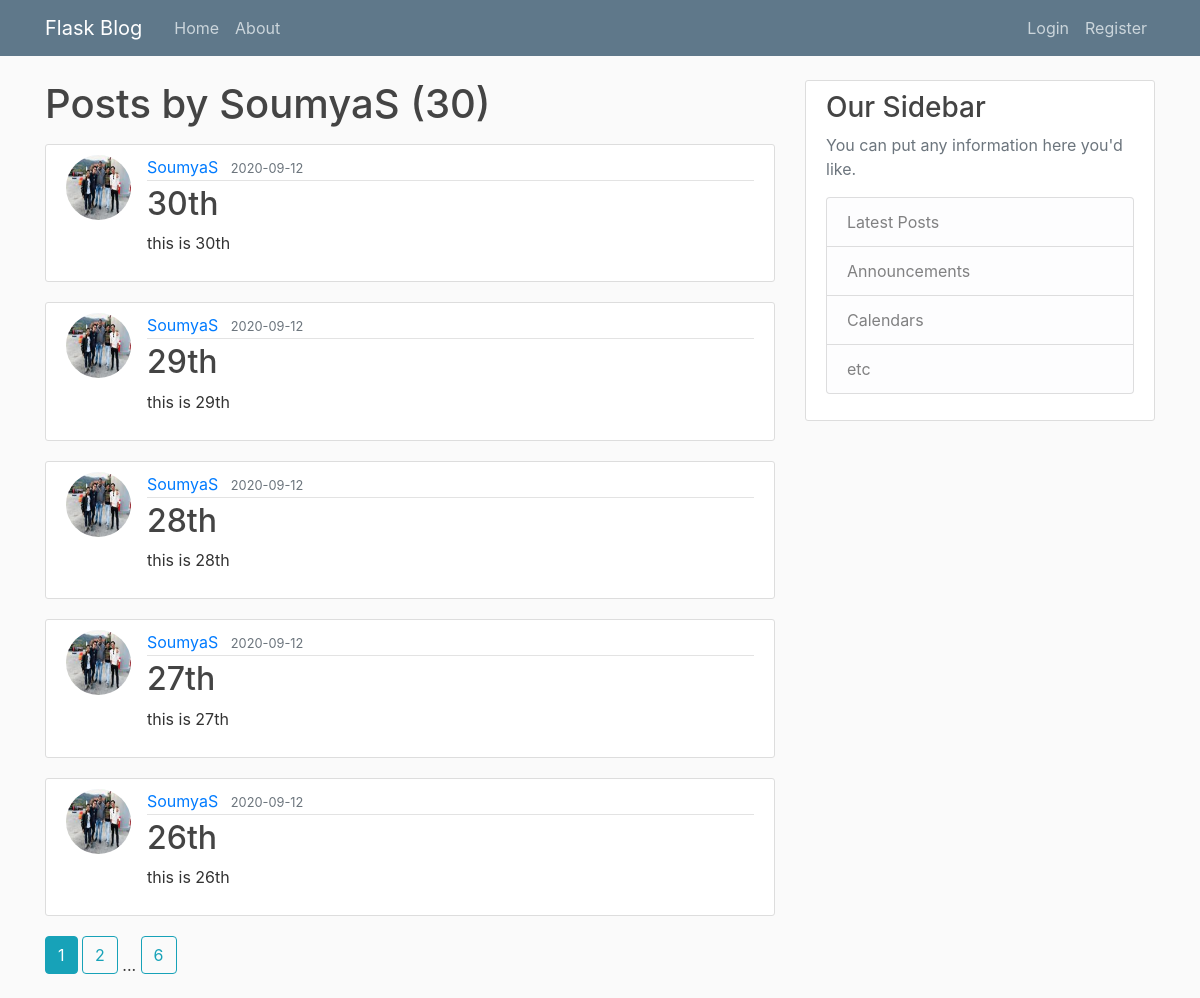
The app's page /user/SoumyaS with its own data.
### flaskblog/models.py (models this page shows, shortened)
class User(db.Model, UserMixin):
    id = db.Column(db.Integer, primary_key=True)
    username = db.Column(db.String(20), unique=True, nullable=False)
    email = db.Column(db.String(120), unique=True, nullable=False)
    password = db.Column(db.String(60), nullable=False)
    image_file = db.Column(db.String(20), nullable=False, default='default.jpg')
    posts = db.relationship('Post', backref='author', lazy=True)

class Post(db.Model):
    id = db.Column(db.Integer, primary_key=True)
    title = db.Column(db.String(100), nullable=False)
    date_posted = db.Column(db.DateTime, nullable=False, default=datetime.utcnow)
    content = db.Column(db.Text, nullable=False)
    user_id = db.Column(db.Integer, db.ForeignKey('user.id'), nullable=False)

### flaskblog/routes.py (the view)
@app.route('/user/<string:username>')
def user_posts(username):
    page = request.args.get('page', 1, type=int)
    user = User.query.filter_by(username=username).first_or_404()
    posts = Post.query.filter_by(author=user)\
        .order_by(Post.date_posted.desc())\
        .paginate(page=page,per_page=5)
    return render_template('user_posts.html', posts=posts, user=user)

### flaskblog/templates/user_posts.html
{% extends "layout.html" %}
{%  block content %}
    <h1 class="mb-3">Posts by {{ user.username }} ({{ posts.total }})</h1>
    {% for post in posts.items %}
      <article class="media content-section">
        <img class="rounded-circle article-img" src="{{ url_for('static', filename='profile_pics/' + post.author.image_file) }}" alt="">
        <div class="media-body">
          <div class="article-metadata">
            <a class="mr-2" href="{{ url_for('user_posts', username=post.author.username) }}">{{ post.author.username }}</a>
            <small class="text-muted">{{ post.date_posted.strftime('%Y-%m-%d') }}</small>
          </div>
          <h2><a class="article-title" href="{{ url_for('post', post_id=post.id) }}">{{ post.title }}</a></h2>
          <p class="article-content">{{ post.content }}</p>
        </div>
      </article>
    {% endfor %}
    {% for page_num in posts.iter_pages(left_edge=1, right_edge=1, left_current=1, right_current=2) %}
      {% if page_num %}
        {% if posts.page == page_num %}
        <a class="btn btn-info mb-4" href="{{ url_for('user_posts', username=user.username, page=page_num) }}">{{ page_num }}</a>
        {% else %}
          <a class="btn btn-outline-info mb-4" href="{{ url_for('user_posts', username=user.username, page=page_num) }}">{{ page_num }}</a>
        {% endif %}
      {% else %}
        ...
      {% endif %}
    {% endfor %}
{% endblock content %}

### flaskblog/templates/layout.html (shortened to what this page needs)
<!DOCTYPE html>
<html lang="en">
<head>
    <link rel="stylesheet" href="https://maxcdn.bootstrapcdn.com/bootstrap/4.0.0/css/bootstrap.min.css"
 />
    <link rel="stylesheet" type="text/css" href="{{ url_for('static', filename='main.css') }}">
</head>
<body>
    <header class="site-header">
        <nav class="navbar navbar-expand-md navbar-dark bg-steel fixed-top">
            <div class="container">
                <a class="navbar-brand mr-4" href="/">Flask Blog</a>
                <div class="collapse navbar-collapse" id="navbarToggle">
                    <div class="navbar-nav mr-auto">
                        <a class="nav-item nav-link" href="{{ url_for('home') }}">Home</a>
                        <a class="nav-item nav-link" href="{{ url_for('about') }}">About</a>
                    </div>
                    <div class="navbar-nav">
                      {% if current_user.is_authenticated %}
                      <a class="nav-item nav-link" href="{{ url_for('new_post') }}">New Post</a>
                      <a class="nav-item nav-link" href="{{ url_for('account') }}">Account</a>
                      <a class="nav-item nav-link" href="{{ url_for('logout') }}">Logout</a>
                      {% else %}
                        <a class="nav-item nav-link" href="{{ url_for('login') }}">Login</a>
                        <a class="nav-item nav-link" href="{{ url_for('register') }}">Register</a>
                      {% endif %}
                    </div>
                </div>
            </div>
        </nav>
    </header>
    <main role="main" class="container">
        <div class="row">
          <div class="col-md-8">
            {% block content %}{% endblock %}
          </div>
          <div class="col-md-4">
            <div class="content-section">
              <h3>Our Sidebar</h3>
              <p class='text-muted'>You can put any information here you'd like.
                <ul class="list-group">
                  <li class="list-group-item list-group-item-light">Latest Posts</li>
                  <li class="list-group-item list-group-item-light">Announcements</li>
                  <li class="list-group-item list-group-item-light">Calendars</li>
                  <li class="list-group-item list-group-item-light">etc</li>
                </ul>
              </p>
            </div>
          </div>
        </div>
      </main>
</body>
</html>

### flaskblog/static/main.css (style rules this page uses)
body { background: #fafafa; color: #333333; margin-top: 5rem; }
h1, h2, h3, h4, h5, h6 { color: #444444; }
.bg-steel { background-color: #5f788a; }
.site-header .navbar-nav .nav-link { color: #cbd5db; }
.content-section { background: #ffffff; padding: 10px 20px; border: 1px solid #dddddd; border-radius: 3px; margin-bottom: 20px; }
.article-title { color: #444444; }
.article-content { white-space: pre-line; }
.article-img { height: 65px; width: 65px; margin-right: 16px; }
.article-metadata { padding-bottom: 1px; margin-bottom: 4px; border-bottom: 1px solid #e3e3e3; }

### records on screen
User: username "SoumyaS"
Post: image_file (picture), author.username "SoumyaS", date_posted "2020-09-12", title "30th", content "this is 30th"
Post: image_file (picture), author.username "SoumyaS", date_posted "2020-09-12", title "29th", content "this is 29th"
Post: image_file (picture), author.username "SoumyaS", date_posted "2020-09-12", title "28th", content "this is 28th"
Post: image_file (picture), author.username "SoumyaS", date_posted "2020-09-12", title "27th", content "this is 27th"
Post: image_file (picture), author.username "SoumyaS", date_posted "2020-09-12", title "26th", content "this is 26th"

### other values on screen
{{ posts.total }} "30"
{{ page_num }} "1"
{{ page_num }} "2" "6"
